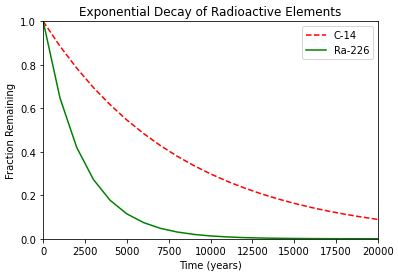

The Python source for this figure:
#!/usr/bin/env python3
import numpy as np
import matplotlib.pyplot as plt

x = np.arange(0, 21000, 1000)
r = np.log(0.5)
t1 = 5730
t2 = 1600
y1 = np.exp((r / t1) * x)
y2 = np.exp((r / t2) * x)

plt.plot(x, y1, '--r', x, y2, 'g')
plt.xlabel("Time (years)")
plt.ylabel("Fraction Remaining")
plt.title("Exponential Decay of Radioactive Elements")
plt.xlim(0, 20000)
plt.ylim(0, 1)
plt.legend(['C-14', 'Ra-226'])
